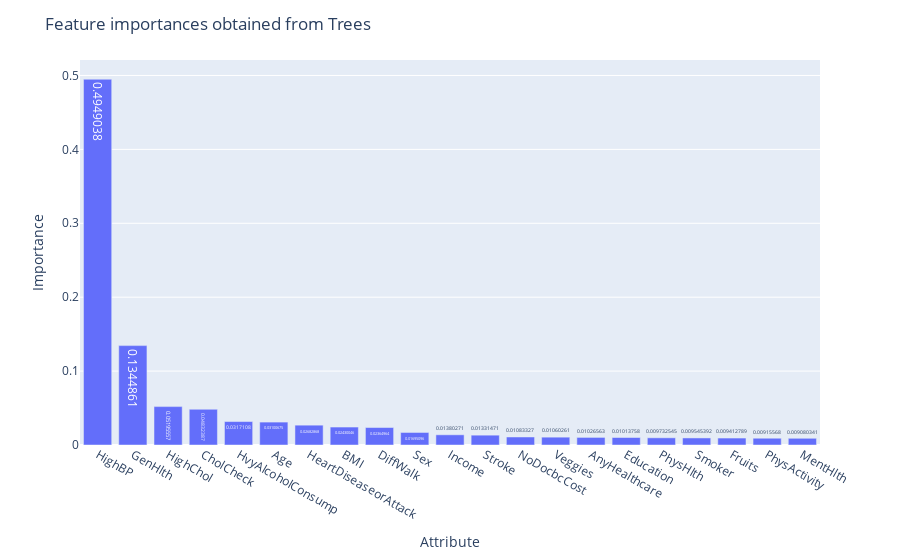

Source (notebook cell):
### Markdown cell above
#### Method 2: Importance from the trees

### Code cell
model = XGBClassifier()
model.fit(X_train_scaled, y_train)
importances = pd.DataFrame(data={
    'Attribute': X_train.columns,
    'Importance': model.feature_importances_
})
importances = importances.sort_values(by='Importance', ascending=False)

fig = px.bar(importances, x="Attribute", y="Importance", text_auto=True)
fig.update_layout(barmode='relative', title_text='Feature importances obtained from Trees')
fig.show()

### Figure 1 — Plotly figure (JSON) as saved in the notebook; plotly's stock layout.template omitted (floating-point values rounded to 4 significant figures)
{"data": [{"alignmentgroup": "True", "hovertemplate": "Attribute=%{x}<br>Importance=%{y}<extra></extra>", "legendgroup": "", "marker": {"color": "#636efa", "pattern": {"shape": ""}}, "name": "", "offsetgroup": "", "orientation": "v", "showlegend": false, "textposition": "auto", "texttemplate": "%{y}", "type": "bar", "x": ["HighBP", "GenHlth", "HighChol", "CholCheck", "HvyAlcoholConsump", "Age", "HeartDiseaseorAttack", "BMI", "DiffWalk", "Sex", "Income", "Stroke", "NoDocbcCost", "Veggies", "AnyHealthcare", "Education", "PhysHlth", "Smoker", "Fruits", "PhysActivity", "MentHlth"], "xaxis": "x", "y": [0.4949, 0.1345, 0.05196, 0.04832, 0.03171, 0.03101, 0.02683, 0.0243, 0.02365, 0.01695, 0.0138, 0.01331, 0.01083, 0.0106, 0.01027, 0.01014, 0.009733, 0.009545, 0.009413, 0.009156, 0.00908], "yaxis": "y"}], "layout": {"barmode": "relative", "legend": {"tracegroupgap": 0}, "margin": {"t": 60}, "title": {"text": "Feature importances obtained from Trees"}, "xaxis": {"anchor": "y", "domain": [0, 1], "title": {"text": "Attribute"}}, "yaxis": {"anchor": "x", "domain": [0, 1], "title": {"text": "Importance"}}}}
